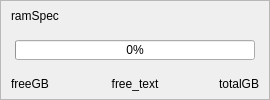
             <widget class="QFrame" name="Ram_frame">
              <property name="minimumSize">
               <size>
                <width>270</width>
                <height>0</height>
               </size>
              </property>
              <property name="maximumSize">
               <size>
                <width>270</width>
                <height>16777215</height>
               </size>
              </property>
              <property name="frameShape">
               <enum>QFrame::Shape::StyledPanel</enum>
              </property>
              <property name="frameShadow">
               <enum>QFrame::Shadow::Raised</enum>
              </property>
              <layout class="QVBoxLayout" name="Ram_frame_layout">
               <property name="spacing">
                <number>5</number>
               </property>
               <property name="leftMargin">
                <number>5</number>
               </property>
               <property name="topMargin">
                <number>5</number>
               </property>
               <property name="rightMargin">
                <number>5</number>
               </property>
               <property name="bottomMargin">
                <number>5</number>
               </property>
               <item>
                <layout class="QVBoxLayout" name="ram_layout" stretch="0,2,1">
                 <property name="spacing">
                  <number>5</number>
                 </property>
                 <property name="sizeConstraint">
                  <enum>QLayout::SizeConstraint::SetFixedSize</enum>
                 </property>
                 <property name="leftMargin">
                  <number>5</number>
                 </property>
                 <property name="topMargin">
                  <number>0</number>
                 </property>
                 <property name="rightMargin">
                  <number>5</number>
                 </property>
                 <property name="bottomMargin">
                  <number>0</number>
                 </property>
                 <item>
                  <widget class="QLabel" name="name_ram">
                   <property name="minimumSize">
                    <size>
                     <width>0</width>
                     <height>20</height>
                    </size>
                   </property>
                   <property name="maximumSize">
                    <size>
                     <width>16777215</width>
                     <height>20</height>
                    </size>
                   </property>
                   <property name="text">
                    <string>ramSpec</string>
                   </property>
                  </widget>
                 </item>
                 <item alignment="Qt::AlignmentFlag::AlignHCenter|Qt::AlignmentFlag::AlignVCenter">
                  <widget class="QProgressBar" name="progressBar_ram">
                   <property name="sizePolicy">
                    <sizepolicy hsizetype="Preferred" vsizetype="Preferred">
                     <horstretch>0</horstretch>
                     <verstretch>0</verstretch>
                    </sizepolicy>
                   </property>
                   <property name="minimumSize">
                    <size>
                     <width>240</width>
                     <height>20</height>
                    </size>
                   </property>
                   <property name="maximumSize">
                    <size>
                     <width>240</width>
                     <height>20</height>
                    </size>
                   </property>
                   <property name="value">
                    <number>0</number>
                   </property>
                   <property name="alignment">
                    <set>Qt::AlignmentFlag::AlignCenter</set>
                   </property>
                   <property name="textVisible">
                    <bool>true</bool>
                   </property>
                   <property name="orientation">
                    <enum>Qt::Orientation::Horizontal</enum>
                   </property>
                   <property name="invertedAppearance">
                    <bool>false</bool>
                   </property>
                   <property name="textDirection">
                    <enum>QProgressBar::Direction::TopToBottom</enum>
                   </property>
                   <property name="format">
                    <string>%p%</string>
                   </property>
                  </widget>
                 </item>
                 <item>
                  <layout class="QHBoxLayout" name="lable_GB_ram" stretch="0,0,0">
                   <property name="spacing">
                    <number>0</number>
                   </property>
                   <property name="sizeConstraint">
                    <enum>QLayout::SizeConstraint::SetFixedSize</enum>
                   </property>
                   <item>
                    <widget class="QLabel" name="value_freeGB_ram_label">
                     <property name="minimumSize">
                      <size>
                       <width>0</width>
                       <height>20</height>
                      </size>
                     </property>
                     <property name="maximumSize">
                      <size>
                       <width>16777215</width>
                       <height>20</height>
                      </size>
                     </property>
                     <property name="text">
                      <string>freeGB</string>
                     </property>
                    </widget>
                   </item>
                   <item>
                    <widget class="QLabel" name="freeTx_ram_label">
                     <property name="minimumSize">
                      <size>
                       <width>0</width>
                       <height>20</height>
                      </size>
                     </property>
                     <property name="maximumSize">
                      <size>
                       <width>16777215</width>
                       <height>20</height>
                      </size>
                     </property>
                     <property name="text">
                      <string>free_text</string>
                     </property>
                     <property name="alignment">
                      <set>Qt::AlignmentFlag::AlignCenter</set>
                     </property>
                    </widget>
                   </item>
                   <item>
                    <widget class="QLabel" name="value_totalGB_ram_lable">
                     <property name="minimumSize">
                      <size>
                       <width>0</width>
                       <height>20</height>
                      </size>
                     </property>
                     <property name="maximumSize">
                      <size>
                       <width>16777215</width>
                       <height>20</height>
                      </size>
                     </property>
                     <property name="text">
                      <string>totalGB</string>
                     </property>
                     <property name="alignment">
                      <set>Qt::AlignmentFlag::AlignRight|Qt::AlignmentFlag::AlignTrailing|Qt::AlignmentFlag::AlignVCenter</set>
                     </property>
                    </widget>
                   </item>
                  </layout>
                 </item>
                </layout>
               </item>
              </layout>
             </widget>
